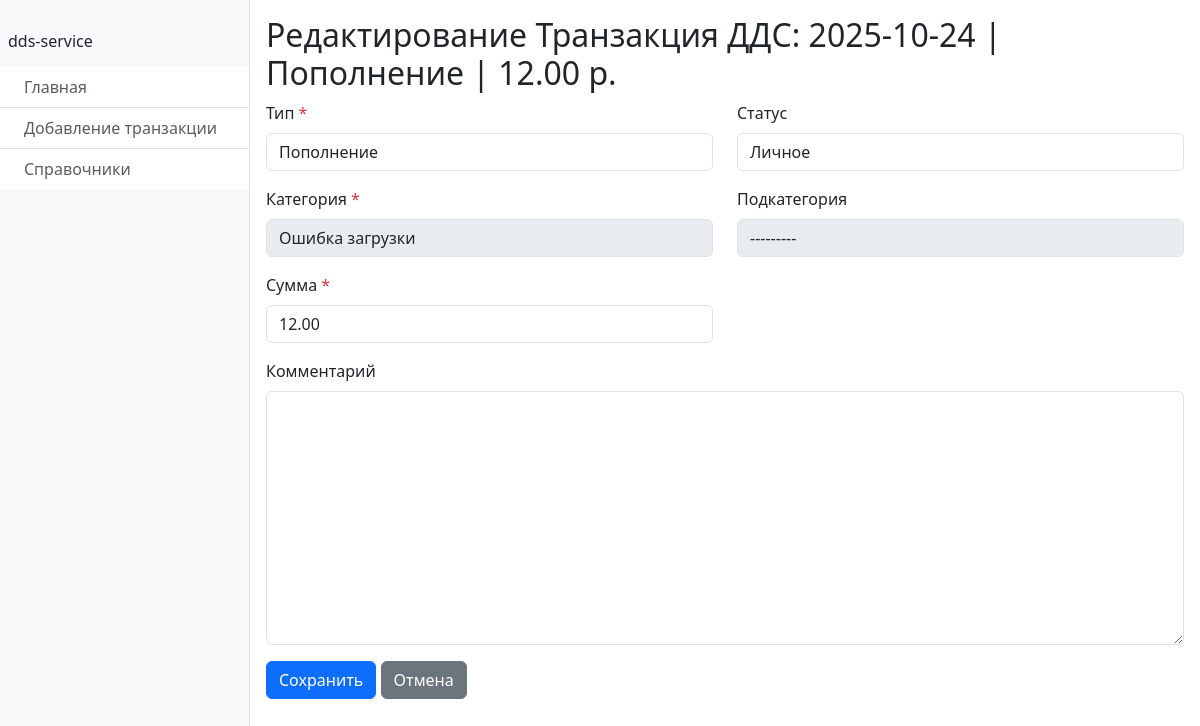
/transaction/update/3/, run on the app's committed database.
### my_dds_service/models.py (models this page shows)
class Transaction(models.Model):
    created_at = models.DateTimeField(
        default=timezone.now,
        verbose_name="Дата создания записи"
    )
    status = models.ForeignKey(
        TransactionStatus,
        on_delete=models.PROTECT,
        verbose_name="Статус",
        null=True,
        blank=True
    )
    transaction_type = models.ForeignKey(
        TransactionType,
        on_delete=models.PROTECT,
        verbose_name="Тип"
    )
    category = models.ForeignKey(
        Category,
        on_delete=models.PROTECT,
        verbose_name="Категория"
    )
    subcategory = models.ForeignKey(
        Subcategory,
        on_delete=models.PROTECT,
        verbose_name="Подкатегория"
    )
    amount = models.DecimalField(
        max_digits=10,
        decimal_places=2,
        verbose_name="Сумма"
    )
    comment = models.TextField(
        blank=True,
        null=True,
        verbose_name="Комментарий"
    )
    class Meta:
        verbose_name = "Транзакция ДДС"
        verbose_name_plural = "Транзакции ДДС"
        ordering = ['-created_at']
    def __str__(self):
        return f"{self.created_at.strftime('%Y-%m-%d')} | {self.transaction_type.name} | {self.amount} р."

class TransactionType(models.Model):
    name = models.CharField(
        max_length=50,
        unique=True,
        verbose_name="Тип операции"
    )
    class Meta:
        verbose_name = "Тип транзакции"
        verbose_name_plural = "Типы транзакций"
    def __str__(self):
        return self.name

### my_dds_service/views.py (the view)
# urls.py: path('transaction/update/<int:pk>/', TransactionCreateUpdateView.as_view(), name='transaction_update'),
class TransactionCreateUpdateView(CreateView, UpdateView):
    model = Transaction
    form_class = TransactionForm
    template_name = 'crud_transaction_form.html'
    success_url = reverse_lazy('transaction_list')
    def get_object(self, queryset=None):
        if self.kwargs.get('pk'):
            return super().get_object(queryset)
        return None
    def get_context_data(self, **kwargs):
        context = super().get_context_data(**kwargs)
        context['model_verbose_name'] = Transaction._meta.verbose_name
        return context

### my_dds_service/forms.py (shortened to what this page needs)
class TransactionForm(forms.ModelForm):
    class Meta:
        model = Transaction
        fields = ['transaction_type', 'category', 'subcategory', 'amount', 'comment', 'status']
    def __init__(self, *args, **kwargs):
        super().__init__(*args, **kwargs)
        for field_name, field in self.fields.items():
            field.widget.attrs.update({'class': 'form-control'})

### my_dds_service/models.py (called while the page is built)
    def __str__(self):
        return self.name

    def __str__(self):
        return f"{self.type.name}: {self.name}"

    def __str__(self):
        return f"{self.category.name}: {self.name}"

### my_dds_service/templates/crud_transaction_form.html (shortened to what this page needs)
{% extends "base.html" %}
{% load app_tags %}
{% block content %}
<h2>
    {% if object %}
        Редактирование {{ model_verbose_name }}: {{ object }}
    {% else %}
        Создание {{ model_verbose_name }}
    {% endif %}
</h2>
<form method="post" id="transactionForm">
    <div class="row">
        <div class="col-md-6">
            {% with field=form.transaction_type %}
                <div class="mb-3">
                    <label for="{{ field.id_for_label }}" class="form-label">
                        {{ field.label }}
                        {% if field.field.required %}<span class="text-danger">*</span>{% endif %}
                    </label>
                    {{ field }}
                </div>
            {% endwith %}
            {% with field=form.category %}
                <div class="mb-3">
                    <label for="{{ field.id_for_label }}" class="form-label">
                        {{ field.label }}
                        {% if field.field.required %}<span class="text-danger">*</span>{% endif %}
                    </label>
                    {{ field }}
                </div>
            {% endwith %}
            {% with field=form.amount %}
                <div class="mb-3">
                    <label for="{{ field.id_for_label }}" class="form-label">
                        {{ field.label }}
                        {% if field.field.required %}<span class="text-danger">*</span>{% endif %}
                    </label>
                    {{ field }}
                </div>
            {% endwith %}
        </div>
        <div class="col-md-6">
            {% with field=form.status %}
                <div class="mb-3">
                    <label for="{{ field.id_for_label }}" class="form-label">
                        {{ field.label }}
                    </label>
                    {{ field }}
                </div>
            {% endwith %}
            {% with field=form.subcategory %}
                <div class="mb-3">
                    <label for="{{ field.id_for_label }}" class="form-label">
                        {{ field.label }}
                    </label>
                    {{ field }}
                </div>
            {% endwith %}
        </div>
    </div>
    {% with field=form.comment %}
        {% if field %}
            <div class="mb-3">
                <label for="{{ field.id_for_label }}" class="form-label">
                    {{ field.label }}
                </label>
                {{ field }}
            </div>
        {% endif %}
    {% endwith %}
    <button type="submit" class="btn btn-primary">Сохранить</button>
    <a href="{% url 'transaction_list' %}" class="btn btn-secondary">Отмена</a>
</form>
{% endblock %}

### data on the page
Transaction: created_at+transaction_type+amount "2025-10-24 | Пополнение | 12.00 р.", transaction_type "Пополнение", category "Ошибка загрузки", amount "12.00", status "Личное", subcategory "---------"

### other printed values
{{ model_verbose_name }} "Транзакция ДДС"
{{ field.label }} "Тип"
{{ field.label }} "Категория"
{{ field.label }} "Сумма"
{{ field.label }} "Статус"
{{ field.label }} "Подкатегория"
{{ field.label }} "Комментарий"
